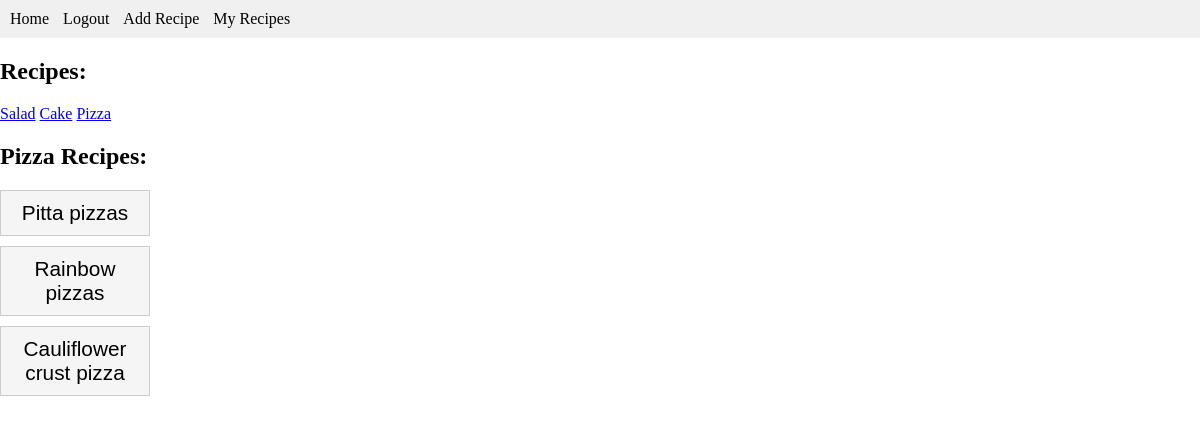
/recipe/pizza (signed in), run on the app's committed database.
### tables this page shows
CREATE TABLE pizza
                                     (id INTEGER PRIMARY KEY AUTOINCREMENT,
                                      recipe_name TEXT,
                                      recipe_description TEXT,
                                      created_at DATETIME DEFAULT CURRENT_TIMESTAMP,
                                      user_name TEXT);

### main.py (the view)
@app.route('/recipe/<category>')
def recipe(category):
    if 'username' in session:
        db = get_db()
        c = db.cursor()
        c.execute(f"SELECT * FROM {category}")
        recipes_data = c.fetchall()
        recipe_comments = {}
        for recipe in recipes_data:
            recipe_id = recipe[0]
            c.execute("SELECT * FROM comments WHERE recipe_id=?", (recipe_id,))
            comments = c.fetchall()
            recipe_comments[recipe_id] = comments
        recipe_categories = {category: recipes_data}
        return render_template('recipe.html', recipe_categories=recipe_categories, recipe_comments=recipe_comments)
    else:
        return redirect('/login')

### main.py (called while the page is built)
def get_db():
    db = getattr(g, '_database', None)
    if db is None:
        db = g._database = sqlite3.connect(DATABASE)
    return db

@app.teardown_appcontext
def close_connection(exception):
    db = getattr(g, '_database', None)
    if db is not None:
        db.close()

### templates/recipe.html (shortened to what this page needs)
<!DOCTYPE html>
<html>
<head>
    <link rel="stylesheet" type="text/css" href="{{ url_for('static', filename='style.css') }}">
</head>
<body>
    <div id="menu">
        <ul>
            <li><a href="/">Home</a></li>
            <li><a href="/logout">Logout</a></li>
            <li><a href="/add_recipe">Add Recipe</a></li>
            <li><a href="/my_recipes">My Recipes</a></li>
        </ul>
    </div>
    <h2>Recipes:</h2>
        <div class="button-container">
            <a href="/recipe/salad" class="button">Salad</a>
            <a href="/recipe/cake" class="button">Cake</a>
            <a href="/recipe/pizza" class="button">Pizza</a>
        </div>
    <div class="recipe-list">
        {% for category, recipes in recipe_categories.items() %}
            {% if recipes %}
                <h2>{{ category.capitalize() }} Recipes:</h2>
                {% for recipe in recipes %}
                    <button class="recipe-button">{{ recipe[1] }}</button>
                {% endfor %}
            {% else %}
                <h1>Empty</h1>
            {% endif %}
        {% endfor %}
    </div>
</body>
</html>

### templates/style.css (style rules this page uses)
body { margin: 0; padding: 0; }
#menu { background-color: #f0f0f0; padding: 10px; }
#menu ul { list-style-type: none; margin: 0; padding: 0; }
#menu ul li { display: inline-block; margin-right: 10px; }
#menu ul li a { text-decoration: none; color: #000; }

### templates/recipe.html (style rules this page uses)
.recipe-button { margin-bottom: 10px; display: block; padding: 10px; background-color: #f5f5f5; border: 1px solid #ccc; width: 150px; font-size: 1.3em; }

### data on the page
pizza: recipe_name "Pitta pizzas"
pizza: recipe_name "Rainbow pizzas"
pizza: recipe_name "Cauliflower crust pizza"

### other printed values
{{ category.capitalize() }} "Pizza"
